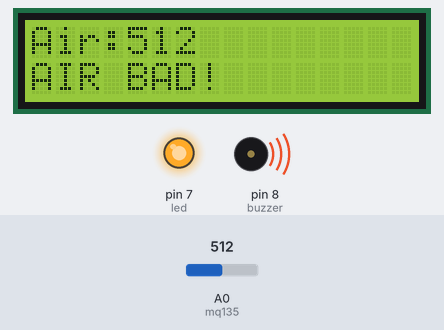
This sketch was run on a simulated Arduino Uno, built with avr-gcc and run on an emulated ATmega328P. Parts: 16×2 character LCD, output pins drawn as LEDs (lit = HIGH), buzzer (waves = sounding, pin HIGH). The test bench sets the inputs (shaded band); at power-on: A0 (mq135) = 512. What the sketch prints to the serial monitor is not drawn.

Above: at 3.2 s.
3.3 s: A0 (mq135) set to 493
At 4.3 s:
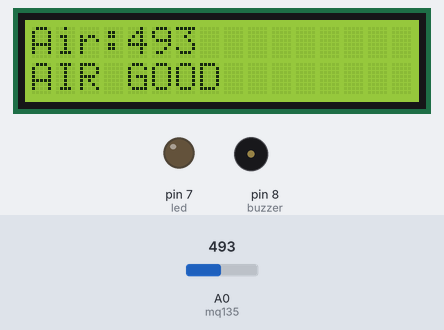
5.1 s: A0 (mq135) set to 510
At 6.0 s:
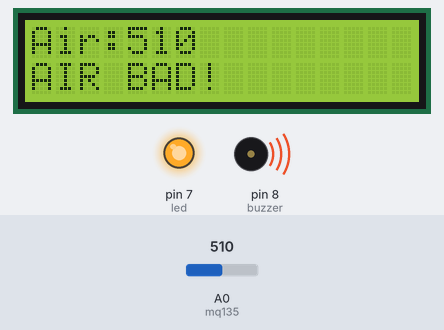
6.6 s: A0 (mq135) set to 490
At 7.7 s:
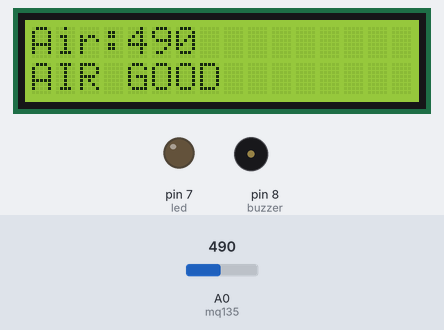
Timing chart, 0 to 9.6 s (numbered marks = the images above; inputs shaded):
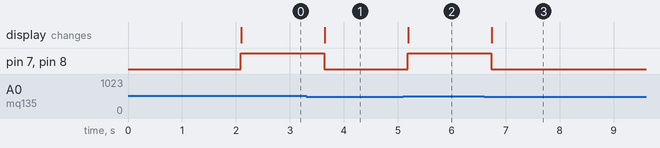

The sketch:

Air_Quality.ino
```cpp
#include <Wire.h>
#include <LiquidCrystal_I2C.h>

LiquidCrystal_I2C lcd(0x27, 16, 2);

int mq135 = A0;
int led = 7;
int buzzer = 8;

int threshold = 500;

void setup()
{
    pinMode(led, OUTPUT);
    pinMode(buzzer, OUTPUT);

    Serial.begin(9600);

    lcd.init();
    lcd.backlight();

    lcd.setCursor(0,0);
    lcd.print("Air Quality");
    delay(2000);
    lcd.clear();
}

void loop()
{
    int airValue = analogRead(mq135);

    Serial.print("Air Value: ");
    Serial.println(airValue);

    lcd.setCursor(0,0);
    lcd.print("Air:");
    lcd.print(airValue);

    if(airValue > threshold)
    {
        digitalWrite(led, HIGH);
        digitalWrite(buzzer, HIGH);

        lcd.setCursor(0,1);
        lcd.print("AIR BAD!");
    }
    else
    {
        digitalWrite(led, LOW);
        digitalWrite(buzzer, LOW);

        lcd.setCursor(0, 1);
        lcd.print("AIR GOOD");
    }

    delay(500);
}
```

Measured:
- the behaviour switches between 501 and 500 on A0 (mq135) (found by bisection; images 0 and 1)
- after the input at 3.3 s, pin 7 (led), pin 8 (buzzer): HIGH → LOW after 0.33 s; the display: changes after 0.34 s (image 1)
- after the input at 5.1 s, pin 7 (led), pin 8 (buzzer): LOW → HIGH after 0.08 s; the display: changes after 0.09 s (image 2)
- after the input at 6.6 s, pin 7 (led), pin 8 (buzzer): HIGH → LOW after 0.13 s; the display: changes after 0.14 s (image 3)
